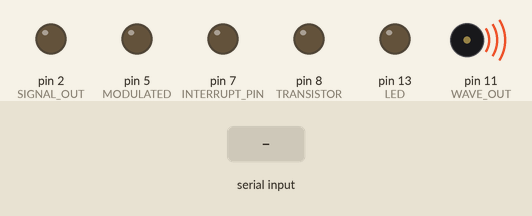
Recording of a sketch running on a simulated Arduino Uno, built with avr-gcc and run on an emulated ATmega328P. On the bench: output pins drawn as LEDs (lit = HIGH), buzzer (waves = sounding). The inputs (shaded band) are chosen by the test bench.

Above: at 1.2 s.
1.3 s: byte 85 (START_BYTE) received over Serial
At 1.7 s:
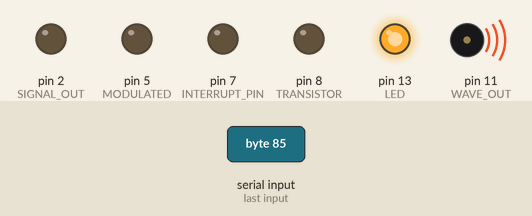
Timing chart, 0 to 4.3 s (numbered marks = the images above; inputs shaded):
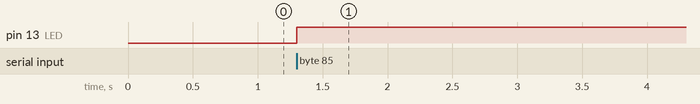

Measured:
- after the input at 1.3 s, pin 13 (LED): LOW → HIGH at once

The sketch:

transmitter.ino
```cpp
#include "timer.h"

#define INTERRUPT_PIN 7
#define MODULATED 5
#define WAVE_OUT 11
#define WAVE_IN 12
#define LED 13
#define TRANSISTOR 8
//#define START_BYTE 97  //'a' easy to send over serial from PC for testing
#define START_BYTE 85 //'U'
#define START_SENDING_BIT 1
#define SIGNAL_OUT 2
#define SEND_BYTES 6

int c;
unsigned long count = 0;

byte data[SEND_BYTES+2];

void setup()
{
    // Setup the output pins
    pinMode(INTERRUPT_PIN, OUTPUT);
    pinMode(WAVE_OUT, OUTPUT);
    pinMode(WAVE_IN, INPUT);
    pinMode(MODULATED, OUTPUT);
    pinMode(TRANSISTOR, OUTPUT);
    pinMode(LED, OUTPUT);
    pinMode(SIGNAL_OUT, OUTPUT);

    // Setup the timer
    timer_set_prescale(PRESCALE_32);
    timer_set_mode(TIMER_CTC);

    timer_set_compare_a(83);
    timer_on_compare_a(TIMER_COMPARE_TOGGLE);
    bit_set(TIMSK2, OCIE2A);

    Serial.begin(9600);
    data[0] = START_SENDING_BIT;
    data[SEND_BYTES + 1] = 0;
}

int current_byte=1;
int current_bit=0;
bool transmitting = false;
bool receiving = false;
byte send_bit=0;
//int data_received = 0;

void loop()
{
  /*
  if (Serial.available()) {
    incoming_char = Serial.read()
    if (receiving) {
      data[data_received] = incoming_char;
      data_received++;
    }
    if (incoming_char == START_BYTE && !receiving) {
      receiving = true;
      turnRadioOn();
    }
  } */
  if (Serial.available() && !receiving) {
    if (Serial.read() == START_BYTE) {
      digitalWrite(TRANSISTOR, LOW);
      digitalWrite(LED, HIGH);
      receiving = true;
    }
  }
  if (Serial.available() && !transmitting) {
    data[current_byte] = Serial.read();
    current_byte++;
    if (current_byte >= SEND_BYTES+1) {
      transmitting = true;
      receiving = false;
      current_byte = 0;
      current_bit = 0;
    }
  }
  if (!Serial.available() && count >= 100) {
    count = 0;
    current_byte = 1;
    current_bit = 0;
    transmitting = false;
  }
  if (count >= 25 && transmitting) {
    send_bit = bitRead(data[current_byte], 7 - current_bit);
    Serial.print(send_bit);
    count = 0;
    current_bit++;
    if (current_bit >= 8) {
      current_bit = 0;
      current_byte++;
      Serial.print("\n");
    }
    if (current_byte >= SEND_BYTES+2) {
      current_byte = 1;
      send_bit = 0;
      transmitting = false;
      digitalWrite(MODULATED, LOW);
      digitalWrite(SIGNAL_OUT, LOW);
      digitalWrite(TRANSISTOR, HIGH);
      digitalWrite(LED, LOW);
    }
  }
  digitalWrite(MODULATED, send_bit && digitalRead(WAVE_IN));
  digitalWrite(SIGNAL_OUT, send_bit);

  //digitalWrite(MODULATED, digitalRead(WAVE_IN));
}

ISR(TIMER2_COMPA_vect) {
    // TODO: toggle interrupt_pin HIGH and then LOW
    c++;
    if (c == 6) {
      count++;
      c = 0;
    }
}
```

timer.h
```cpp
#ifndef __TIMER_H
#define __TIMER_H

#include <avr/io.h>
#include <avr/interrupt.h>

#define bit_get(byte, bit) (byte) & (1<<(bit))
#define bit_set(byte, bit) (byte) |= (1<<(bit))
#define bit_unset(byte, bit) (byte) &= ~(1<<(bit))

#define bit_set_cond(byte, bit, cond) \
    if (cond) bit_set(byte, bit); \
    else bit_unset(byte, bit)

/*
 * timer_set_prescale(PRESCALE_1);
 * timer_set_prescale(PRESCALE_128);
 */

/*
 * These are numbered 000 -> 111, which are what TCCR2B CS2[0-2] expects.
 */
typedef enum {
    PRESCALE_0,
    PRESCALE_1,
    PRESCALE_8,
    PRESCALE_32,
    PRESCALE_64,
    PRESCALE_128,
    PRESCALE_256,
    PRESCALE_1024,
} prescale_t;

static inline
void timer_set_prescale(prescale_t scale) {
    bit_set_cond(TCCR2B, CS20, scale & 1);
    bit_set_cond(TCCR2B, CS21, scale & 2);
    bit_set_cond(TCCR2B, CS22, scale & 4);
}

/*
 * Usage:
 * timer_set_mode(TIMER_NORMAL);
 */

typedef enum {
    TIMER_NORMAL,
    TIMER_PWM_MAX,
    TIMER_CTC,
    TIMER_PWM_FAST_MAX,
    _TIMER_INVALID1,
    TIMER_PWM,
    _TIMER_INVALID2,
    TIMER_PWM_FAST
} timer_mode_t;

static inline
void timer_set_mode(timer_mode_t mode) {
    bit_set_cond(TCCR2A, WGM20, mode & 1);
    bit_set_cond(TCCR2A, WGM21, mode & 2);
    bit_set_cond(TCCR2B, WGM22, mode & 4);
}

/*
 * Usage:
 * timer_on_compare_a(TIMER_COMPARE_NONE);
 * timer_on_compare_a(TIMER_COMPARE_TOGGLE);
 * timer_on_compare_a(TIMER_COMPARE_CLEAR);
 * timer_on_compare_a(TIMER_COMPARE_SET);
 */

typedef enum {
    TIMER_COMPARE_NONE,
    TIMER_COMPARE_TOGGLE,
    TIMER_COMPARE_CLEAR,
    TIMER_COMPARE_SET
} timer_compare_t;

static inline
void timer_on_compare_a(timer_compare_t action) {
    bit_set_cond(TCCR2A, COM2A0, action & 1);
    bit_set_cond(TCCR2A, COM2A1, action & 2);
}

static inline
void timer_on_compare_b(timer_compare_t action) {
    bit_set_cond(TCCR2A, COM2B0, action & 1);
    bit_set_cond(TCCR2A, COM2B1, action & 2);
}

static inline
void timer_set_compare_a(uint8_t value) {
    OCR2A = value;
}

static inline
void timer_set_compare_b(uint8_t value) {
    OCR2B = value;
}

#endif
```
